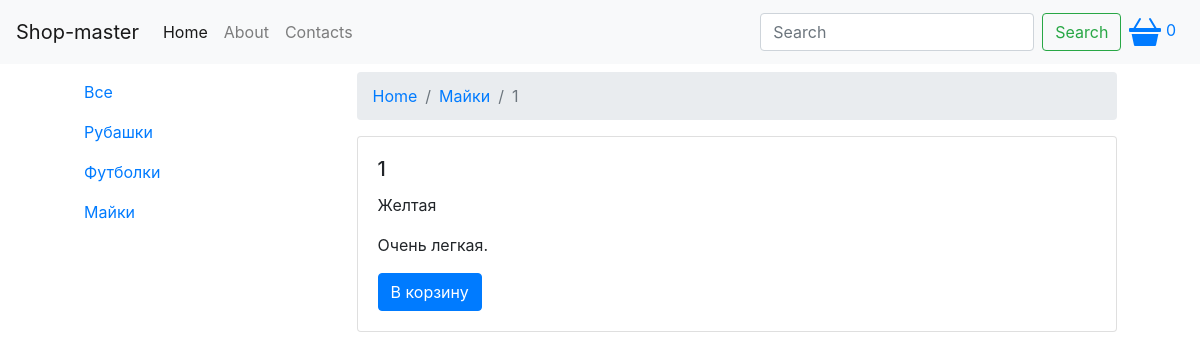
The page /product.php?id=9 on the database its author committed.
### tables this page shows
CREATE TABLE `categories` (
  `id` int(11) NOT NULL,
  `title` varchar(255) NOT NULL
);

CREATE TABLE `products` (
  `id` int(11) NOT NULL,
  `title` varchar(255) NOT NULL,
  `description` text NOT NULL,
  `content` text NOT NULL,
  `category_id` int(11) NOT NULL,
  `image` varchar(255) NOT NULL,
  `cost` varchar(10) NOT NULL
);

### product.php (the view)
<?php
	include "configs/db.php";
	include "parts/header.php";
	$sql = "SELECT * FROM products WHERE id = " . $_GET["id"];
	$result = $connect->query($sql);
	$row = mysqli_fetch_assoc($result);
	$categoryResult = $connect->query( "SELECT * FROM categories WHERE id =" . $row["category_id"] );
	$category = mysqli_fetch_assoc( $categoryResult );
 ?>
<nav aria-label="breadcrumb">
  <ol class="breadcrumb">
    <li class="breadcrumb-item"><a href="/">Home</a></li>
    <li class="breadcrumb-item active"> <a href="cat.php?id= <?php echo $category["id"] ?> "><?php echo $category["title"] ?></a></li>
    <li class="breadcrumb-item active" aria-current="page"><?php echo $row["title"] ?></li>
  </ol>
</nav>
<div class="row">
		<div class="col-12">
			<div class="card">
				<div class="card-body">
				<h5 class="card-title">
						<?php echo $row["title"] ?>
				</h5>
				<p class="card-text"><?php echo $row["description"] ?></p>
				<p class="card-text"><?php echo $row["content"] ?></p>
				<a href="#" class="btn btn-primary">В корзину</a>
			</div>
			</div>
		</div>
</div>
<?php
	include "parts/footer.php";
 ?>

### parts/cat_nav.php
<div class="nav flex-column nav-pills" id="v-pills-tab" role="tablist" aria-orientation="vertical">
	<a class="nav-link <?php if (!isset($_GET["id"])){ ?> active <?php }  ?>" href="/">Все</a>
	<?php
		$sql = "SELECT * FROM categories";
		$result = $connect->query($sql);
		while ($row = mysqli_fetch_assoc($result)) {
			if (isset($_GET["id"]) && $_GET["id"] == $row["id"]) {
				echo  "<a class='nav-link active' href='/cat.php?id=" . $row["id"] . "'>" . $row["title"] . "</a>";
			} else{
				echo  "<a class='nav-link' href='/cat.php?id=" . $row["id"] . "'>" . $row["title"] . "</a>";
			}
		}
	 ?>
</div>

### rows shown on the page
categories: title "Рубашки"
categories: title "Футболки"
categories: title "Майки"
products: title "1", description "Желтая", content "Очень легкая."
